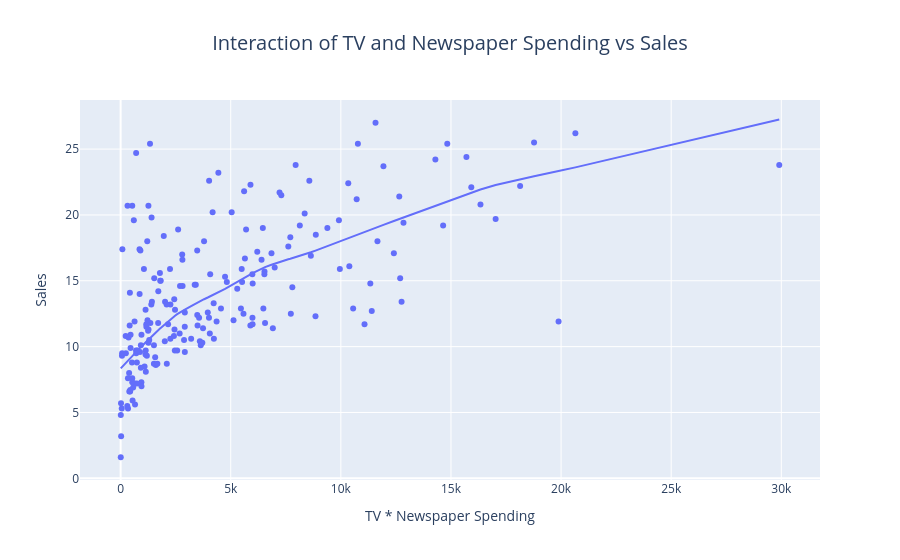

Source (notebook cell):
### Code cell
data['Tv_Newspaper_interaction'] = data['TV'] * data['Newspaper']
fig = px.scatter(
    data , 
    x = 'Tv_Newspaper_interaction' , 
    y = 'Sales' , 
    trendline="lowess" , 
    title = 'Interaction of TV and Newspaper Spending vs Sales' ,
    labels = {'Sales': 'Sales', 'Tv_Newspaper_interaction': 'TV * Newspaper Spending'},
    color_discrete_sequence = ['#636EFA'])
fig.update_layout(
    title_font_size = 20, 
    title_x = 0.5) 
fig.show()

### Figure 1 — Plotly figure (JSON) as saved in the notebook; plotly's stock layout.template omitted (floating-point values rounded to 4 significant figures; data arrays with more than 128 entries replaced by an {"elided": "..."} marker saying what was removed)
{"data": [{"hovertemplate": "TV * Newspaper Spending=%{x}<br>Sales=%{y}<extra></extra>", "legendgroup": "", "marker": {"color": "#636EFA", "symbol": "circle"}, "mode": "markers", "name": "", "orientation": "v", "showlegend": false, "type": "scatter", "x": {"elided": "200 float values"}, "xaxis": "x", "y": {"elided": "200 float values"}, "yaxis": "y"}, {"hovertemplate": "<b>LOWESS trendline</b><br><br>TV * Newspaper Spending=%{x}<br>Sales=%{y} <b>(trend)</b><extra></extra>", "legendgroup": "", "marker": {"color": "#636EFA", "symbol": "circle"}, "mode": "lines", "name": "", "showlegend": false, "type": "scatter", "x": {"elided": "200 float values"}, "xaxis": "x", "y": {"elided": "200 float values"}, "yaxis": "y"}], "layout": {"legend": {"tracegroupgap": 0}, "title": {"font": {"size": 20}, "text": "Interaction of TV and Newspaper Spending vs Sales", "x": 0.5}, "xaxis": {"anchor": "y", "domain": [0, 1], "title": {"text": "TV * Newspaper Spending"}}, "yaxis": {"anchor": "x", "domain": [0, 1], "title": {"text": "Sales"}}}}
